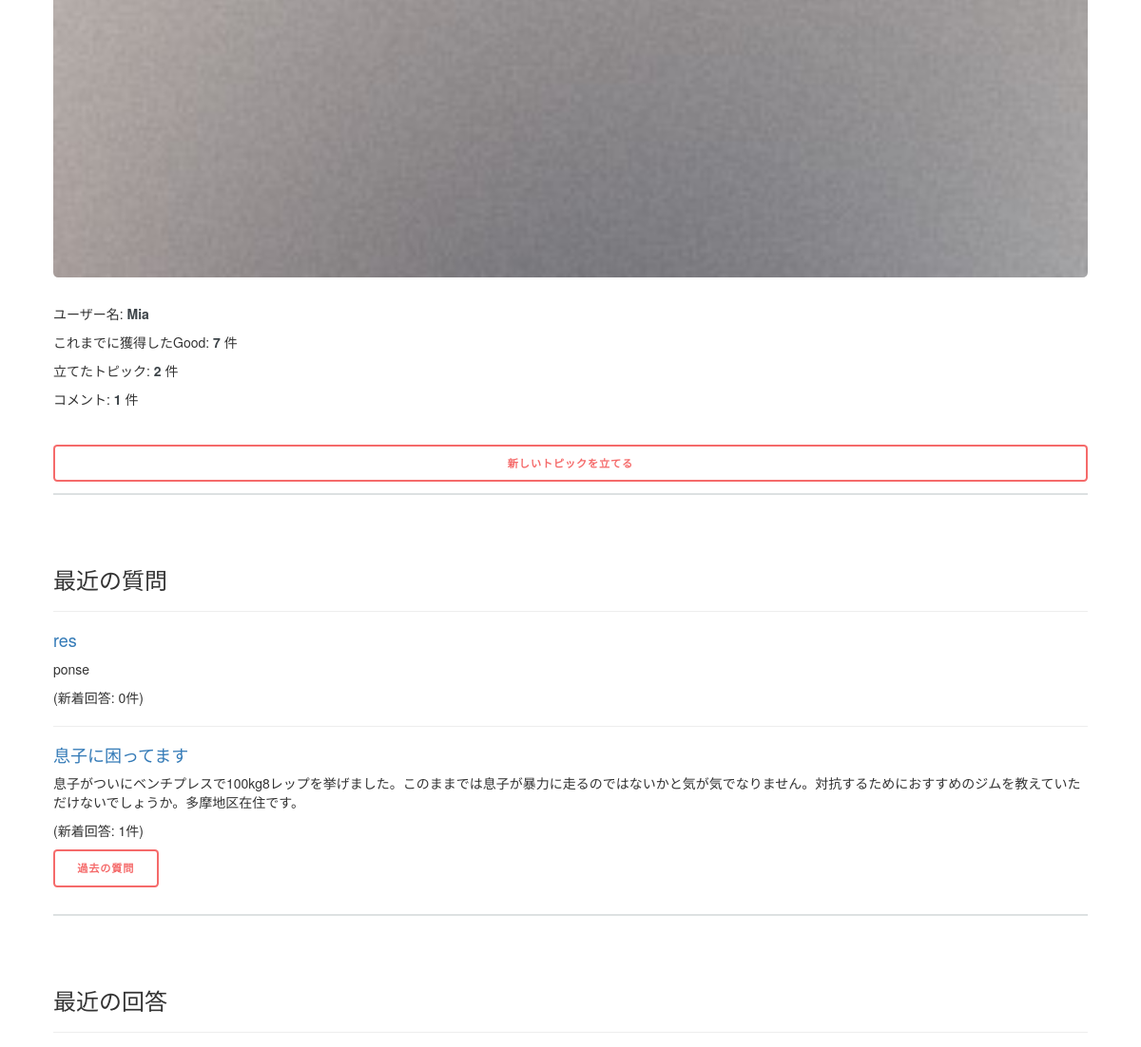
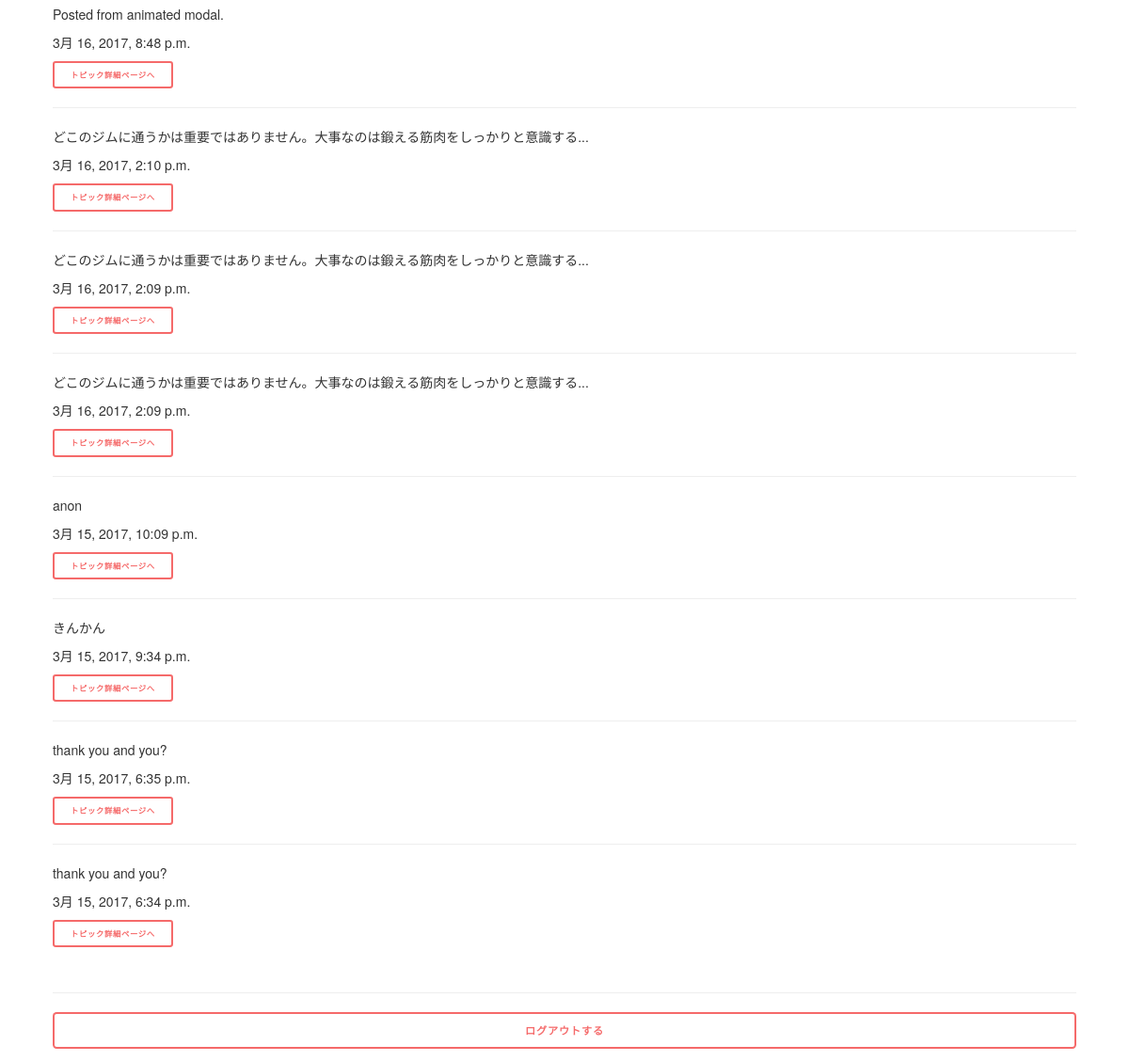
The page /portfolio/ (signed in, lower part) on the database as committed earlier (2 pictures, top to bottom).
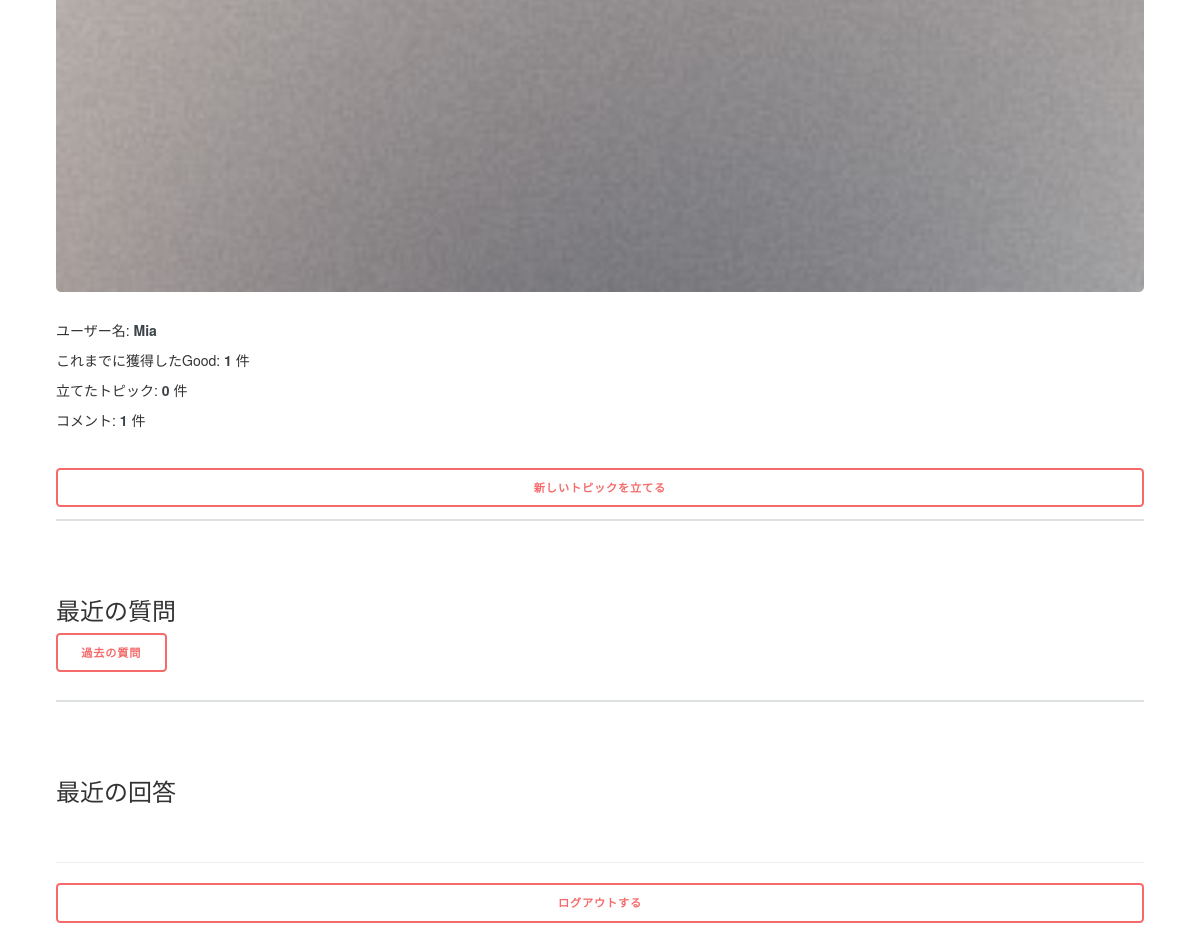
The same page on the database as committed later.
### counsel/models.py (models this page shows, shortened)
class Post(models.Model):
    title = models.CharField(max_length=50)
    content = models.CharField(max_length=500)
    user = models.ForeignKey(FamoUser)
    updated_date = models.DateTimeField(auto_now=True)
    anonymous = models.BooleanField(default=False)
    class Meta:
        abstract = True

class Question(Post):
    hits = models.IntegerField(default=0)
    last_accessed_date = models.DateTimeField(default=datetime.now())

class Answer(Post):
    question = models.ForeignKey(Question)
    good_rators = models.ManyToManyField(FamoUser, related_name='good_answers')
    bad_rators = models.ManyToManyField(FamoUser, related_name='bad_anwers')

### portfolio/views.py (the view)
# urls.py: url(r'^', views.index, name='index'),
@login_required
def index(request):
    good_points = Answer.objects.filter(user=request.user).aggregate(Count('good_rators'))['good_rators__count'] + Comment.objects.filter(user=request.user).aggregate(Count('good_rators'))['good_rators__count']
    questions_count = Question.objects.filter(user=request.user).count()
    answers_count = Answer.objects.filter(user=request.user).count()
    comments_count = Comment.objects.filter(user=request.user).count()
    context = {'user': request.user, 'good_points': good_points, 'questions_count': questions_count, 'answers_count': answers_count, 'comments_count': comments_count}
    return render(request, 'portfolio/index.html', context)

### commons/templatetags/commons_extras.py (called while the page is built)
@register.filter
def cut_text(text, num):
    if len(text) > num:
        return ''.join([text[:num], '...'])
    else:
        return text

@register.filter
def get_categories(num=30):
    return Category.objects.order_by('name')[:num]

@register.inclusion_tag('commons/search_form.html')
def search_form():
    search_form = SearchForm(prefix='search')
    return {'search_form': search_form}

@register.inclusion_tag('commons/modal_libraries.html')
def modal_libraries():
    return {}

### counsel/templatetags/counsel_extras.py (called while the page is built)
@register.filter
def get_your_answers(user):
    return Answer.objects.filter(user=user).order_by('-updated_date')

@register.inclusion_tag('counsel/post_question_form.html')
def post_question_form():
    return {}

@register.inclusion_tag('counsel/post_question_modal.html')
def post_question_modal(user):
    if user.username:
        return {'user': True}
    else:
        return {'user': False}

@register.inclusion_tag('counsel/post_question_modal_scripts.html')
def post_question_modal_scripts():
    return {}

### portfolio/templatetags/portfolio_extras.py (called while the page is built)
@register.filter
def get_questions(user):
    questions = Question.objects.filter(user=user)[:10]
    return questions

### portfolio/templates/portfolio/index.html (shortened to what this page needs)
{% extends 'commons/base.html' %}
{% load static %}
{% load commons_extras %}
{% load portfolio_extras %}
{% load counsel_extras %}
{% block extend_head %}
  {% modal_libraries %}
{% endblock extend_head %}
{% block content %}
<section id="profile">
  <span class="image fit"><img src="{% static 'commons/images/pic07.jpg' %}"></span>
  <p>ユーザー名: <strong>{{ user.username }}</strong></p>
  <p>これまでに獲得したGood: <strong>{{ good_points }}</strong> 件</p>
  <p>立てたトピック: <strong>{{ questions_count }}</strong> 件</p>
  <p>コメント: <strong>{{ comments_count }}</strong> 件</p>
</section>
<button type="button" class="button fit" data-toggle="modal" data-target="#questionModal" id="command">新しいトピックを立てる</button>
<section id="questions">
  <h3>最近の質問</h3>
  {% for question in user|get_questions %}
  <section id="question{{ question.id }}">
    <hr>
    <a href="{% url 'counsel:detail' question.id %}"><h4>{{ question.title }}</h4></a>
    <p>{{ question.content }}</p>
    <p>(新着回答: {{ question|count_new_answers }}件)</p>
  </section>
  {% endfor %}
  <a href="#" class="button">過去の質問</a>
</section>
<section id="answers">
  <h3>最近の回答</h3>
  {% for answer in user|get_your_answers %}
  <section id="answer{{ answer.id }}">
    <hr>
    {% answer_portfolio_node answer %}
  </section>
  {% endfor %}
</section>
<hr>
<p><a href="{% url 'logout' %}" class="button fit">ログアウトする</a></p>
{% endblock content %}

### portfolio/templates/portfolio/answer_portfolio_node.html
{% load commons_extras %}
<p>{{ answer.content|cut_text:40 }}</p>
<p>{{ answer.updated_date }}</p>
<a href="{% url 'counsel:detail' answer.question.id %}" class="button small">トピック詳細ページへ</a>

Rows that differ between the two databases and show on the page:
removed Question: title "res", content "ponse", last_accessed_date+id "0"
removed Question: title "息子に困ってます", content "息子がついにベンチプレスで100kg8レップを挙げました。このままでは息子が暴力に走るのではないかと気が気でなりません。対抗するためにおすすめのジムを教えていただけないでしょうか。多摩地区在住です。", last_accessed_date+id "1"
removed Answer: content "Posted from animated modal.", updated_date "3月 16, 2017, 8:48 p.m."
removed Answer: content "どこのジムに通うかは重要ではありません。大事なのは鍛える筋肉をしっかりと意識する...", updated_date "3月 16, 2017, 2:10 p.m."
removed Answer: content "どこのジムに通うかは重要ではありません。大事なのは鍛える筋肉をしっかりと意識する...", updated_date "3月 16, 2017, 2:09 p.m."
removed Answer: content "どこのジムに通うかは重要ではありません。大事なのは鍛える筋肉をしっかりと意識する...", updated_date "3月 16, 2017, 2:09 p.m."
removed Answer: content "anon", updated_date "3月 15, 2017, 10:09 p.m."
removed Answer: content "きんかん", updated_date "3月 15, 2017, 9:34 p.m."
removed Answer: content "thank you and you?", updated_date "3月 15, 2017, 6:35 p.m."
removed Answer: content "thank you and you?", updated_date "3月 15, 2017, 6:34 p.m."
Other text that changed with them:
{{ good_points }}: "7" → "1"
{{ questions_count }}: "2" → "0"
